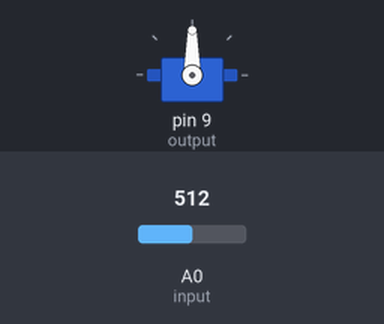
Bench run of a sketch on a simulated Arduino Uno, built with avr-gcc and run on an emulated ATmega328P. On the bench: servo. The inputs (shaded band) are chosen by the test bench; at power-on: A0 (input) = 512. What the sketch prints to the serial monitor is not drawn.

Above: at 0.05 s.
At 2.45 s:
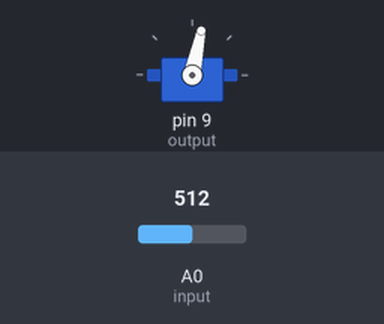
At 5.45 s:
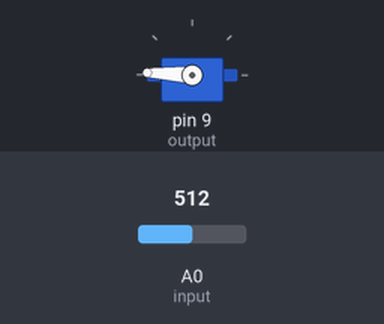
At 10.9 s:
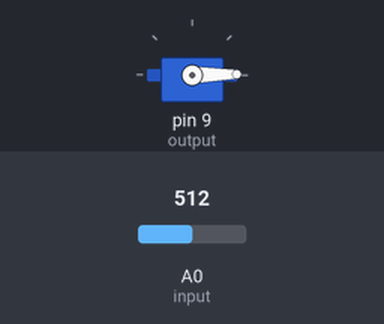
Timing chart, 0 to 14.2 s (numbered marks = the images above):
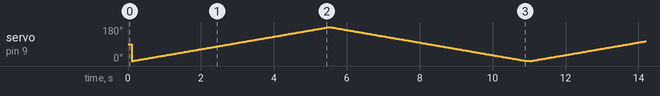

The sketch:

Moisture.ino
```cpp
#include<Servo.h>
Servo s;
int input=0;
  int output=9;

 void setup() {
  // put your setup code here, to run once:
  pinMode(input,INPUT);
  pinMode(output,OUTPUT);
  s.attach(9);
  Serial.begin(9600);
}

void loop() {
  // put your main code here, to run repeatedly:
  int value=analogRead(input);
  Serial.println(value);
  delay(100);
 int threshold= 500;
  if(value>threshold){
  for(int i=0;i<180;i++)
  {
    s.write(i);
    delay(30);
  }
  for(int i=180;i>0;i--)
  {
    s.write(i);
    delay(30);
 }
}
}
```
